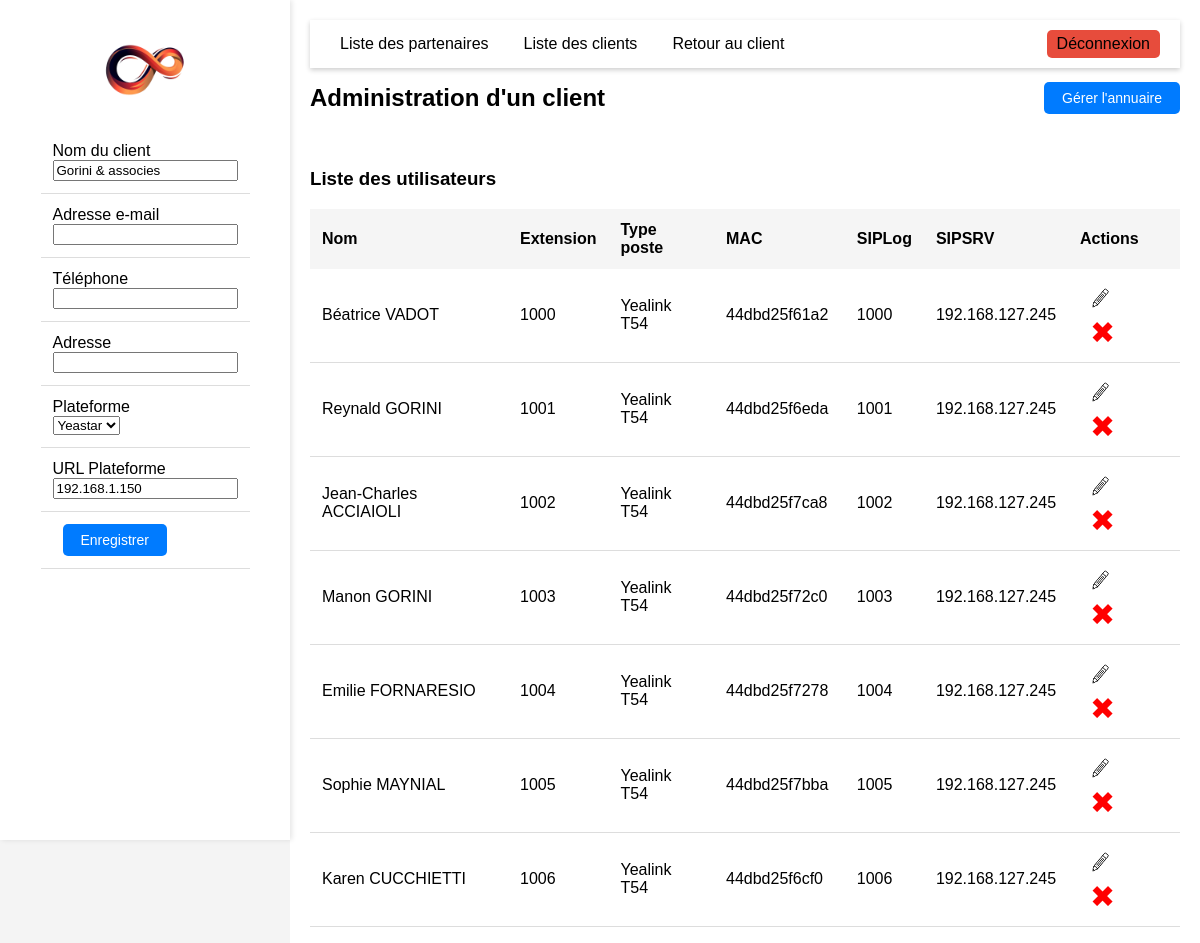
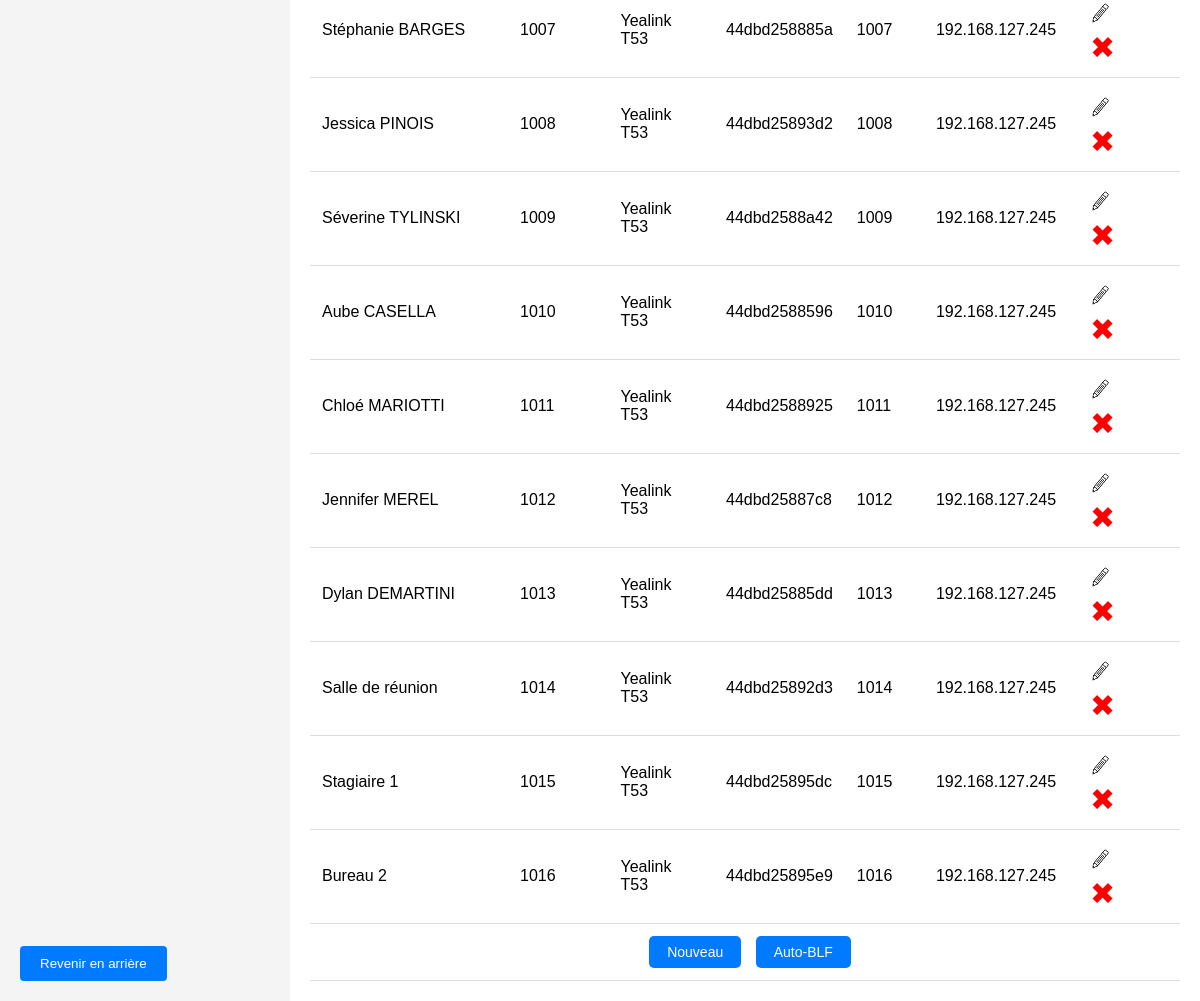
/clientdetail/clientdetail.php?idclient=7 (signed in), run on the app's committed database (2 pictures, top to bottom).
### tables this page shows
CREATE TABLE `Clients` (
  `idclients` int NOT NULL,
  `Nom` varchar(255) DEFAULT NULL,
  `Email` varchar(255) DEFAULT NULL,
  `Telephone` varchar(255) DEFAULT NULL,
  `Adresse` varchar(255) DEFAULT NULL,
  `Plateforme` varchar(50) DEFAULT NULL COMMENT 'Type de plateforme téléphonique (Wazo, OVH, Yeastar, 3CX, etc)',
  `PlateformeURL` text COMMENT 'URL si nécessaire (pour le 3CX par exemple)',
  `partenaires_idpartenaires` int NOT NULL
);

CREATE TABLE `Utilisateurs` (
  `idutilisateurs` int NOT NULL,
  `Nom` varchar(100) NOT NULL,
  `Extension` varchar(20) NOT NULL,
  `TypePoste` varchar(100) NOT NULL,
  `AdresseMAC` varchar(12) NOT NULL COMMENT 'Adresse mac sans séparateur ni majuscule',
  `SIPLogin` varchar(250) NOT NULL,
  `SIPPassword` varchar(250) NOT NULL,
  `SIPServeur` varchar(250) NOT NULL,
  `clients_idclients` int NOT NULL,
  `annuaires_idannuaires` int NOT NULL DEFAULT '0'
);

### database/clients_request.php (called while the page is built, shortened)
<?php
class ShowClientForm {
    private $pdo;
    private $ClientsRecoveryByIdRequest = "SELECT * FROM Clients WHERE idclients = [0] ";
    private $PlateformeRecoverySQLRequest = "SELECT * FROM Plateformes ORDER BY PlateformeNom ASC ";
    function __construct($pdo) {
        $this->pdo = $pdo;
    }
    function ClientsRecoveryById($idclient) {
				$sqlrequest = str_replace("[0]", $idclient,$this->ClientsRecoveryByIdRequest);
        $stmt = $this->pdo->prepare($sqlrequest);
        $stmt->execute();
        return $stmt->fetchAll(PDO::FETCH_ASSOC);
    }
    function PlateformeRecovery(){
        $stmt = $this->pdo->prepare($this->PlateformeRecoverySQLRequest);
        $stmt->execute();
        return $stmt->fetchAll(PDO::FETCH_ASSOC);
    }
}
$ClientsForm = new ShowClientForm($pdo);
?>

### database/utilisateurs_request.php (called while the page is built, shortened)
<?php
class ShowUtilisateursForm {
    private $pdo;
    private $UtilisateursRecoveryByClientSQLRequest = "SELECT * FROM Utilisateurs WHERE clients_idclients = [0] [1]";
    function __construct($pdo) {
        $this->pdo = $pdo;
    }
    function UtilisateursRecoveryByClient($idclient,$order="") {
				$sqlrequest = str_replace("[0]", $idclient,$this->UtilisateursRecoveryByClientSQLRequest);
				if ($order != "") $order = "ORDER BY $order";
				$sqlrequest = str_replace("[1]", $order,$sqlrequest);
        $stmt = $this->pdo->prepare($sqlrequest);
        $stmt->execute();
        return $stmt->fetchAll(PDO::FETCH_ASSOC);
    }
}
$UtilisateursForm = new ShowUtilisateursForm($pdo);
?>

### clientdetail/clientdetail.php (the view, shortened to what this page needs)
<?php
require_once("../database/db.php");
include '../database/clients_request.php';
include '../database/utilisateurs_request.php';
include '../classes/provisionning.php';
if (isset($_GET['idclient'])) $idclient = $_GET['idclient'];
if (ISSET($_GET['idclient'])) $idclient = $_GET['idclient'];
?>
<!DOCTYPE html>
<html lang="fr">
<head>
    <link rel="stylesheet" href="clientdetail.css">
</head>
<body>
 <?php include '../partials/barreclient.php'; ?>
   <main class="main-content">
        <?php include '../partials/header.php'; ?>
        <header class="main-header">
            <h1>Administration d'un client</h1>
            <div class="action-buttons">
                <div class="button-container">
                <form method="post" style="display: inline;">
                    <button id="gerer-annuaire" data-id="<?= $idclient ?>" class="action-button" type="button">Gérer l'annuaire</button>
                </form>
                </div>
            </div>
        </header>
        <section class="table-section">
            <h3>Liste des utilisateurs</h3>
            <table>
                <thead>
                    <tr>
                        <th>Nom</th>
                        <th>Extension</th>
                        <th>Type poste</th>
                        <th>MAC</th>
                        <th>SIPLog</th>
                        <th>SIPSRV</th>
                        <th>Actions</th>
                    </tr>
                </thead>
                <tbody id="contact-list">
                    <?php
                    $utilisateurs = $UtilisateursForm->UtilisateursRecoveryByClient($idclient, "Extension ASC");
                    foreach ($utilisateurs as $utilisateur) {
	                     echo "<tr>
                            <td>" . htmlspecialchars($utilisateur['Nom']) . "</td>
                            <td>$utilisateur[Extension]</td>
                            <td>$utilisateur[TypePoste]</td>
                            <td>$utilisateur[AdresseMAC]</td>
                            <td>$utilisateur[SIPLogin]</td>
                            <td>$utilisateur[SIPServeur]</td>
                            <td><form method='POST' action=\"../utilisateurdetail/utilisateurdetail.php\" style='display:inline;'>
                            <input type='hidden' name='idutilisateur' value='$utilisateur[idutilisateurs]'>
                            <input type='hidden' name='idclient' value='$idclient'>
                            <button class='btn-delete' type='submit'><img src=\"../logo/Editer2.png\"></button></form>
                            <form method='POST' action=\"../clientdetail/clientdetail.php\" style='display:inline;'>
                            <input type='hidden' name='idutilisateur' value='$utilisateur[idutilisateurs]'>
                            <input type='hidden' name='idclient' value='$idclient'>
                            <button name='DeleteUser' class='btn-delete' data-id='" . $contact['idAnnuaire'] . "'>✖</button></form></td>
                        </tr>";
                    }
                    echo "<tr>";
                    echo "<td colspan=8 id='action-button-new'><form method='POST' action=\"../utilisateurdetail/utilisateurdetail.php\" style='display:inline;'>
                            <input type='hidden' name='idclient' value='$idclient'>
                            <button name='NewUser' class='action-button' type='submit'>Nouveau</button>
                           </form>
                           <form method='POST' action=\"../clientdetail/clientdetail.php\" style='display:inline;'>
                            <input type='hidden' name='idclient' value='$idclient'>
                            <button name='AutoBLF' class='action-button' type='submit'>Auto-BLF</button>
                           </form>
                           </td>";
                    echo "</tr>";
                    ?>
               </tbody>
            </table>
        </section>
    </main>
    <?php
			echo "<form method='POST' action=\"../clientlist/clientlist.php\" style='display:inline;'>
             <input type='hidden' name='idpartenaire' value='".$client['partenaires_idpartenaires']."'>
             <button name='RetourArriere' class='back-button' type='submit'>Revenir en arrière</button>
             </form>";
    ?>
</body>
</html>

### partials/barreclient.php (shortened to what this page needs)
<aside class="sidebar">
        <div class="sidebar-header">
            <img src="../admin/logo/Logo-ldap.png" alt="Logo" class="logo-sidebar">
            <?php if (isset($idclient) && isset($ClientsForm)): ?>
            <form method='POST' action="clientdetail.php" style='display:inline;'>
                <table>
                    <tbody>
                        <?php
                            $client = $ClientsForm->ClientsRecoveryById($idclient)[0];
                            $plateformes = $ClientsForm->PlateformeRecovery();
                            echo "<tr>";
                            echo "<td>Nom du client<BR><INPUT type=text name='EditNom' value=\"".$client['Nom']."\"/>";
                            echo "</td>";
                            echo "</tr>";
                            echo "<tr>";
                            echo "<td>Adresse e-mail<BR><INPUT type=text name='EditEmail' value=\"".$client['Email']."\"/></td>";
                            echo "</tr>";
                            echo "<tr>";
                            echo "<td>Téléphone<BR><INPUT type=text name='EditTelephone' value=\"".$client['Telephone']."\"/></td>";
                            echo "</tr>";
                            echo "<tr>";
                            echo "<td>Adresse<BR><INPUT type=text name='EditAdresse' value=\"".$client['Adresse']."\"/></td>";
                            echo "</tr>";
                            echo "<tr>";
                            echo "<td>Plateforme<BR><SELECT name='EditPlateforme'>";
                            foreach ($plateformes as $plateforme)
                            {
                                if ($plateforme['PlateformeNom'] == $client['Plateforme']) echo "<OPTION value=\"$plateforme[PlateformeNom]\" selected>$plateforme[PlateformeNom]</OPTION>";
                                else echo "<OPTION value=\"$plateforme[PlateformeNom]\">$plateforme[PlateformeNom]</OPTION>";
                            }
                            echo "</SELECT>";
                            echo "</td>";
                            echo "</tr>";
                            echo "<tr>";
                            echo "<td>URL Plateforme<BR><INPUT type=text name='EditPlateformeURL' value=\"".$client['PlateformeURL']."\"/></td>";
                            echo "</tr>";
                            echo "<tr>";
                            echo "<td><button name='EditClient' class='action-button'>Enregistrer</button></td>";
                            echo "</tr>";
                        ?>
                    </tbody>
                </table>
            </form>
            <?php endif; ?>
        </div>
    </aside>

### clientdetail/clientdetail.css (style rules this page uses)
body { font-family: Arial, sans-serif; margin: 0; padding: 0; display: flex; background-color: #f4f4f4; }
.sidebar { width: 250px; background-color: #ffffff; box-shadow: 2px 0 5px rgba(0, 0, 0, 0.1); padding: 20px; height: 100vh; position: relative; background-color: #ffffff !important; }
.sidebar-header { display: flex; flex-direction: column; align-items: center; margin-bottom: 20px; }
.logo-sidebar { width: 100px; height: auto; margin-bottom: 10px; }
.main-content { flex: 1; padding: 20px; background-color: #fff; }
.main-header { display: flex; justify-content: space-between; align-items: center; padding-bottom: 20px; }
.main-header h1 { font-size: 24px; }
.table-section { margin-top: 20px; }
table { width: 100%; border-collapse: collapse; }
table thead th { background-color: #f5f5f5; padding: 12px; text-align: left; }
table tbody td { padding: 12px; border-bottom: 1px solid #ddd; }
table tbody td button { background: none; border: none; color: red; font-size: 16px; cursor: pointer; }
.back-button { position: fixed; bottom: 20px; left: 20px; padding: 10px 20px; background-color: #007bff; color: white; border: none; border-radius: 4px; cursor: pointer; text-decoration: none; }
.btn-delete { background-color: transparent; border: none; color: red; font-size: 30px; cursor: pointer; padding: 0 10px; }
.action-button { padding: 8px 18px; margin-left: 10px; border: none; color: white; background-color: #007bff; border-radius: 5px; font-size: 14px; cursor: pointer; transition: background-color 0.3s; }
#action-button-new { text-align:center; }

### data on the page
clients: EditNom "Gorini & associes", EditPlateformeURL "192.168.1.150"
utilisateurs: Nom "Béatrice VADOT", Extension "1000", TypePoste "Yealink T54", AdresseMAC "44dbd25f61a2", SIPLogin "1000", SIPServeur "192.168.127.245"
utilisateurs: Nom "Reynald GORINI", Extension "1001", TypePoste "Yealink T54", AdresseMAC "44dbd25f6eda", SIPLogin "1001", SIPServeur "192.168.127.245"
utilisateurs: Nom "Jean-Charles ACCIAIOLI", Extension "1002", TypePoste "Yealink T54", AdresseMAC "44dbd25f7ca8", SIPLogin "1002", SIPServeur "192.168.127.245"
utilisateurs: Nom "Manon GORINI", Extension "1003", TypePoste "Yealink T54", AdresseMAC "44dbd25f72c0", SIPLogin "1003", SIPServeur "192.168.127.245"
utilisateurs: Nom "Emilie FORNARESIO", Extension "1004", TypePoste "Yealink T54", AdresseMAC "44dbd25f7278", SIPLogin "1004", SIPServeur "192.168.127.245"
utilisateurs: Nom "Sophie MAYNIAL", Extension "1005", TypePoste "Yealink T54", AdresseMAC "44dbd25f7bba", SIPLogin "1005", SIPServeur "192.168.127.245"
utilisateurs: Nom "Karen CUCCHIETTI", Extension "1006", TypePoste "Yealink T54", AdresseMAC "44dbd25f6cf0", SIPLogin "1006", SIPServeur "192.168.127.245"
utilisateurs: Nom "Stéphanie BARGES", Extension "1007", TypePoste "Yealink T53", AdresseMAC "44dbd258885a", SIPLogin "1007", SIPServeur "192.168.127.245"
utilisateurs: Nom "Jessica PINOIS", Extension "1008", TypePoste "Yealink T53", AdresseMAC "44dbd25893d2", SIPLogin "1008", SIPServeur "192.168.127.245"
utilisateurs: Nom "Séverine TYLINSKI", Extension "1009", TypePoste "Yealink T53", AdresseMAC "44dbd2588a42", SIPLogin "1009", SIPServeur "192.168.127.245"
utilisateurs: Nom "Aube CASELLA", Extension "1010", TypePoste "Yealink T53", AdresseMAC "44dbd2588596", SIPLogin "1010", SIPServeur "192.168.127.245"
utilisateurs: Nom "Chloé MARIOTTI", Extension "1011", TypePoste "Yealink T53", AdresseMAC "44dbd2588925", SIPLogin "1011", SIPServeur "192.168.127.245"
utilisateurs: Nom "Jennifer MEREL", Extension "1012", TypePoste "Yealink T53", AdresseMAC "44dbd25887c8", SIPLogin "1012", SIPServeur "192.168.127.245"
utilisateurs: Nom "Dylan DEMARTINI", Extension "1013", TypePoste "Yealink T53", AdresseMAC "44dbd25885dd", SIPLogin "1013", SIPServeur "192.168.127.245"
utilisateurs: Nom "Salle de réunion", Extension "1014", TypePoste "Yealink T53", AdresseMAC "44dbd25892d3", SIPLogin "1014", SIPServeur "192.168.127.245"
utilisateurs: Nom "Stagiaire 1", Extension "1015", TypePoste "Yealink T53", AdresseMAC "44dbd25895dc", SIPLogin "1015", SIPServeur "192.168.127.245"
utilisateurs: Nom "Bureau 2", Extension "1016", TypePoste "Yealink T53", AdresseMAC "44dbd25895e9", SIPLogin "1016", SIPServeur "192.168.127.245"

### other printed values
form field EditPlateforme "Yeastar"
